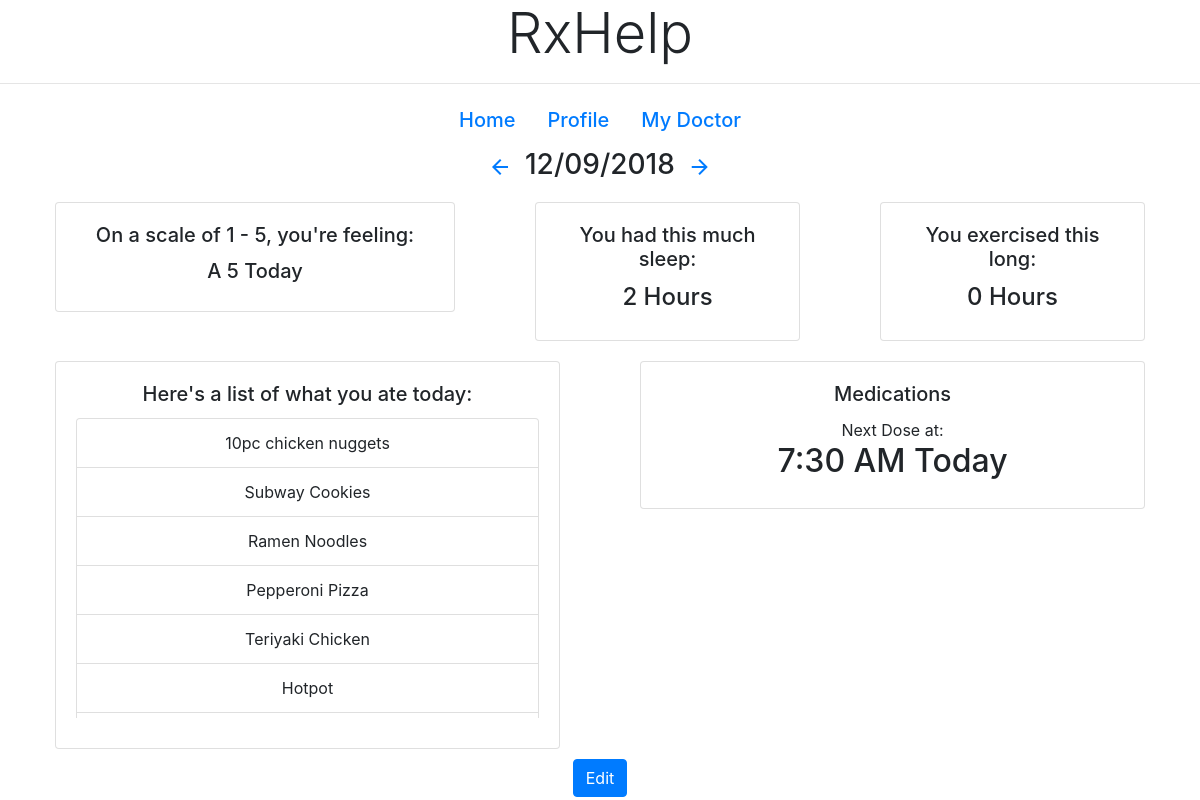
/patientHome/9438, run on the app's committed database.
### tables this page shows
CREATE TABLE entries(
date DATE NOT NULL,
patient_id INT,
entry_id INT PRIMARY KEY,
mood INT, 
sleep INT,
exercise INT,
medication TIME NOT NULL,
diet VARCHAR(255) NOT NULL,
img LONGBLOB NOT NULL
);

CREATE TABLE foods(
food VARCHAR(255) NOT NULL,
id_num INT NOT NULL
);

### app.py (the view)
@app.route('/patientHome/<id_num>', methods=["GET", "POST"])
def homeP(id_num):
    cur = conn.cursor()
    cur.execute("select * from entries where patient_id = ? and date = strftime('%m/%d/%Y', 'now')", (id_num,))
    data = cur.fetchall()
    cur.execute("select * from foods where id_num = ?", (id_num,))
    foods = cur.fetchall()
    return render_template('patient/patientHome.html', data=data, foods=foods, id_num=id_num)

### templates/patient/patientHome.html (shortened to what this page needs)
<!DOCTYPE html>
<html lang="en">
<head>
  <link rel="stylesheet" href="https://stackpath.bootstrapcdn.com/bootstrap/4.1.3/css/bootstrap.min.css"
>
</head>
<body>
<b><h1 style="text-align: center;" class="display-4">RxHelp</h1></b>
<hr>
<ul class="nav justify-content-center">
  <li class="nav-item">
    <a class="nav-link active" href="/patientHome/{{id_num}}"><h5>Home</h5></a>
  </li>
  <li class="nav-item">
    <a class="nav-link" href="/patientProfile/{{id_num}}"><h5>Profile</h5></a>
  </li>
  <li class="nav-item">
    <a class="nav-link" href="/patientMyDoctor/{{id_num}}"><h5>My Doctor</h5></a>
  </li>
</ul>
{% for o in data%}
<div id="boxy" class="container">
  <div class="row" style="text-align: center">
    <div class="col">
      <div class="row" style="margin: auto; max-width: 250px">
      <a HREF="#" class="btn btn-lrg-2"><i class="material-icons">arrow_back</i> </a>
      <h3>{{o[0]}}</h3>
      <a HREF="#" class="btn btn-lrg-2"><i class="material-icons">arrow_forward</i> </a>
    </div>
  </div>
  <div id="myUL">
    <div class="row">
      <div class="col">
        <div class="col">
          <div style="margin: 10px; width: 400px" class="card">
            <div class="card-body" align="center">
              <h5 class="card-title">On a scale of 1 - 5, you're feeling:  </h5>
               <h5>A {{o[3]}} Today</h5>
            </div>
          </div>
        </div>
      </div>
      <div class="col">
        <div class="col">
          <div style="margin: 10px;" id="sleep" class="card">
            <div class="card-body">
              <h5 class="card-title">You had this much sleep:</h5>
              <h4>{{o[4]}} Hours</h4>
            </div>
          </div>
        </div>
      </div>
      <div class="col">
        <div class="col">
          <div style="margin: 10px;" id="exercise" class="card" style="width: 18rem;">
            <div class="card-body">
              <h5 class="card-title">You exercised this long:</h5>
              <h4>{{o[5]}} Hours</h4>
            </div>
          </div>
        </div>
      </div>
    </div>
    <div id="row2">
      <div class="center row">
        <div class="col center">
          <div class="col">
            <div style="margin: 10px" id="Food" class="card">
              <div class="card-body">
                <h5 class="card-title">Here's a list of what you ate today:</h5>
                <ul class="list-group">
                  {% for f in foods %}
                  <li class="list-group-item">{{f[0]}}</li>
                  {% endfor %}
                </ul>
              </div>
            </div>
          </div>
        </div>
        <div class="col">
          <div class="col">
            <div style="margin: 10px;" id="medication" class="card" style="width: 18rem;">
              <div class="card-body">
                <h5 class="card-title">Medications</h5>
                <a>Next Dose at:</a><br>
                <h2>{{o[6]}} {{o[7]}} Today</h2>
              </div>
            </div>
          </div>
        </div>
      </div>
    </div>
    <div align="center">
      <a type="button" class="btn btn-primary" href="/patientHome/edit/{{o[1]}}">Edit</a>
    </div>
  </div>
</div>
</div>
{% endfor %}
</body>
</html>

### templates/patient/patientHome.html (style rules this page uses)
body { background-image: url("https://patientengagementhit.com/images/site/features/_large/patient-healthcare-access-header.jpg"); background-size: auto auto; }
.list-group { max-height: 300px; margin-bottom: 10px; overflow:scroll; -webkit-overflow-scrolling: touch; }
#boxy { background-color: rgba(255, 255, 255, 0.6); }

### data on the page
entries: date "12/09/2018", mood "5", sleep "2", exercise "0", medication "7:30", diet "AM"
foods: food "10pc chicken nuggets"
foods: food "Subway Cookies"
foods: food "Ramen Noodles"
foods: food "Pepperoni Pizza"
foods: food "Teriyaki Chicken"
foods: food "Hotpot"
